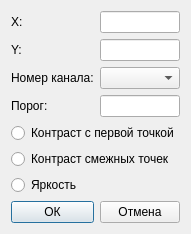
<?xml version="1.0" encoding="UTF-8"?>
<ui version="4.0">
 <class>DlgMagicWand</class>
 <widget class="QDialog" name="DlgMagicWand">
  <property name="geometry">
   <rect>
    <x>0</x>
    <y>0</y>
    <width>177</width>
    <height>212</height>
   </rect>
  </property>
  <property name="windowTitle">
   <string>Волшебная палочка</string>
  </property>
  <layout class="QGridLayout" name="gridLayout_2">
   <item row="0" column="0">
    <layout class="QGridLayout" name="gridLayout">
     <item row="0" column="0">
      <widget class="QLabel" name="label">
       <property name="text">
        <string>X:</string>
       </property>
      </widget>
     </item>
     <item row="0" column="1">
      <widget class="QLineEdit" name="EditMouseX"/>
     </item>
     <item row="1" column="0">
      <widget class="QLabel" name="label_2">
       <property name="text">
        <string>Y:</string>
       </property>
      </widget>
     </item>
     <item row="1" column="1">
      <widget class="QLineEdit" name="EditMouseY"/>
     </item>
     <item row="3" column="0">
      <widget class="QLabel" name="label_3">
       <property name="text">
        <string>Порог:</string>
       </property>
      </widget>
     </item>
     <item row="3" column="1">
      <widget class="QLineEdit" name="EditPorog"/>
     </item>
     <item row="4" column="0" colspan="2">
      <widget class="QRadioButton" name="RadioContr">
       <property name="text">
        <string>Контраст с первой точкой</string>
       </property>
      </widget>
     </item>
     <item row="6" column="0" colspan="2">
      <widget class="QRadioButton" name="RadioBrigth">
       <property name="text">
        <string>Яркость</string>
       </property>
      </widget>
     </item>
     <item row="7" column="0">
      <widget class="QPushButton" name="ButtonOK">
       <property name="text">
        <string>ОК</string>
       </property>
      </widget>
     </item>
     <item row="7" column="1">
      <widget class="QPushButton" name="ButtonCancel">
       <property name="text">
        <string>Отмена</string>
       </property>
      </widget>
     </item>
     <item row="2" column="1">
      <widget class="QComboBox" name="ComboCh"/>
     </item>
     <item row="2" column="0">
      <widget class="QLabel" name="label_4">
       <property name="text">
        <string>Номер канала:</string>
       </property>
      </widget>
     </item>
     <item row="5" column="0" colspan="2">
      <widget class="QRadioButton" name="RadioContr2">
       <property name="text">
        <string>Контраст смежных точек</string>
       </property>
      </widget>
     </item>
    </layout>
   </item>
  </layout>
 </widget>
 <resources/>
 <connections/>
</ui>
